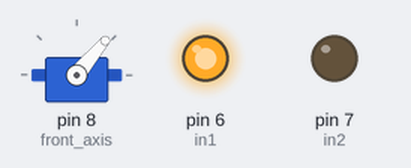
Bench run of a sketch on a simulated Arduino Uno, built with avr-gcc and run on an emulated ATmega328P. On the bench: servo, output pins drawn as LEDs (lit = HIGH).

Above: at 0.2 s.
Timing chart, 0 to 1.7 s (numbered marks = the images above):
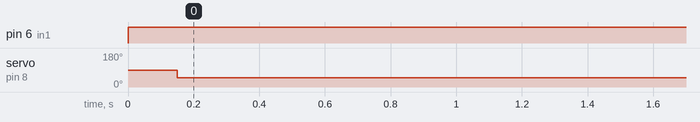

The sketch:

first_drive.ino
```cpp
#include <Servo.h>

Servo front_axis;

#define in1 6
#define in2 7

void setup()
{
 pinMode(in1, OUTPUT);
 pinMode(in2, OUTPUT);
 front_axis.attach(8);
}

void loop()
{
 digitalWrite(in1, 1);
 digitalWrite(in2, 0);
 delay(150);
 front_axis.write(50);
}
```

Measured:
- by itself, pin 6 (in1): LOW → HIGH at 0.00 s
- by itself, servo on pin 8 (front_axis): 90° → 50° at 0.15 s
